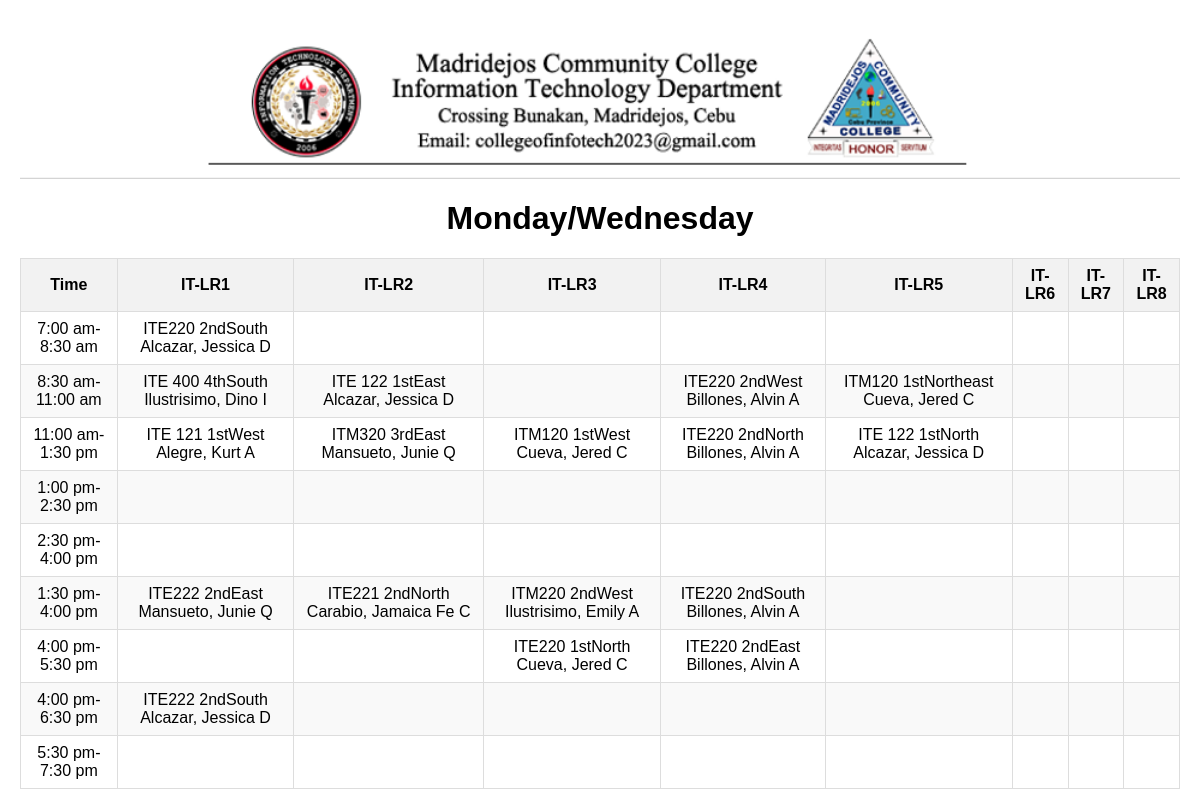
The page /admin/roomassign_generate.php on the database its author committed.
### tables this page shows
CREATE TABLE `loading` (
  `id` int(50) NOT NULL,
  `timeslot_id` int(25) NOT NULL,
  `timeslot` varchar(100) NOT NULL,
  `rooms` varchar(100) NOT NULL,
  `room_name` varchar(50) NOT NULL,
  `faculty` varchar(100) NOT NULL,
  `course` varchar(100) NOT NULL,
  `subjects` varchar(100) NOT NULL,
  `days` varchar(50) NOT NULL,
  `sub_description` varchar(100) NOT NULL,
  `total_units` int(25) NOT NULL,
  `lec_units` int(25) NOT NULL,
  `lab_units` int(25) NOT NULL,
  `hours` decimal(25,2) NOT NULL,
  `coursedesc` varchar(50) NOT NULL,
  `timeslot_sid` int(25) NOT NULL,
  `semester` varchar(255) DEFAULT NULL
);

### admin/roomassign_generate.php (the view, shortened to what this page needs)
<?php
include('db_connect.php');
function generateTableContent($conn) {
    $content = '<h1>Monday/Wednesday</h1>
    <table border="0.5" cellspacing="0" cellpadding="3" class="table table-bordered waffle no-grid" id="insloadtable">
        <thead>
            <tr>
                <th class="text-center">Time</th>';
    $rooms = [];
    $roomsResult = $conn->query("SELECT room_name FROM roomlist ORDER BY room_id");
    while ($room = $roomsResult->fetch_assoc()) {
        $rooms[] = $room['room_name'];
    }
    $times = [];
    $timesResult = $conn->query("SELECT timeslot FROM timeslot WHERE schedule='MW' ORDER BY time_id");
    while ($time = $timesResult->fetch_assoc()) {
        $times[] = $time['timeslot'];
    }
    foreach ($rooms as $room) {
        $content .= '<th class="text-center">' . htmlspecialchars($room) . '</th>';
    }
    $content .= '</tr></thead><tbody>';
    foreach ($times as $time) {
        $content .= '<tr><td>' . htmlspecialchars($time) . '</td>';
        foreach ($rooms as $room) {
            $query = "SELECT * FROM loading WHERE timeslot='$time' AND room_name='$room' AND days='MW'";
            $result = $conn->query($query);
            if ($result->num_rows > 0) {
                $row = $result->fetch_assoc();
                $course = $row['course'];
                $subject = $row['subjects'];
                $faculty = $row['faculty'];
                $load_id = $row['id'];
                $scheds = $subject . " " . $course;
                $facultyQuery = "SELECT CONCAT(lastname, ', ', firstname, ' ', middlename) AS name FROM faculty WHERE id=$faculty";
                $facultyData = $conn->query($facultyQuery);
                $instname = ($facultyData->num_rows > 0) ? $facultyData->fetch_assoc()['name'] : '';
                $content .= '<td class="text-center" data-id="' . $load_id . '" data-scode="' . $subject . '">' . htmlspecialchars($scheds . " " . $instname) . '</td>';
            } else {
                $content .= '<td></td>';
            }
        }
        $content .= '</tr>';
    }
    $content .= '</tbody></table>';
    return $content;
}
function printPage($conn) {
    $content = generateTableContent($conn);
    ?>
    <!DOCTYPE html>
    <html lang="en">
    <head>
        <link rel="stylesheet" href="https://cdnjs.cloudflare.com/ajax/libs/font-awesome/6.0.0-beta3/css/all.min.css">
    </head>
    <body onload="window.print()">
    <div class="header">
  <img src="assets/uploads/end.png"  >
</div>
        <?php echo $content; ?>
    </body>
    </html>
    <?php
}
printPage($conn);
?>

### admin/roomassign_generate.php (style rules this page uses)
body { font-family: Arial, sans-serif; margin: 20px; text-align: center; }
.header { display: flex; justify-content: center; align-items: center; margin-bottom: 20px; }
table { width: 100%; border-collapse: collapse; margin: 0 auto; }
th, td { border: 1px solid #ddd; padding: 8px; text-align: center; }
th { background-color: #f2f2f2; }
tr:nth-child(even) { background-color: #f9f9f9; }
.header img { width: 100%; height: 20%; }

### rows shown on the page
loading: instname "ITE220 2ndSouth Alcazar, Jessica D"
loading: instname "ITE 400 4thSouth Ilustrisimo, Dino I", lab_units 0 (drawn)
loading: instname "ITE 122 1stEast Alcazar, Jessica D"
loading: instname "ITE220 2ndWest Billones, Alvin A"
loading: instname "ITM120 1stNortheast Cueva, Jered C"
loading: instname "ITE 121 1stWest Alegre, Kurt A"
loading: instname "ITM320 3rdEast Mansueto, Junie Q"
loading: instname "ITM120 1stWest Cueva, Jered C"
loading: instname "ITE220 2ndNorth Billones, Alvin A"
loading: instname "ITE 122 1stNorth Alcazar, Jessica D"
loading: instname "ITE222 2ndEast Mansueto, Junie Q"
loading: instname "ITE221 2ndNorth Carabio, Jamaica Fe C"
loading: instname "ITM220 2ndWest Ilustrisimo, Emily A"
loading: instname "ITE220 2ndSouth Billones, Alvin A"
loading: instname "ITE220 1stNorth Cueva, Jered C"
loading: instname "ITE220 2ndEast Billones, Alvin A"
loading: instname "ITE222 2ndSouth Alcazar, Jessica D"

### other values the page prints
$room "IT-LR1"
$room "IT-LR2"
$room "IT-LR3"
$room "IT-LR4"
$room "IT-LR5"
$room "IT-LR6"
$room "IT-LR7"
$room "IT-LR8"
$time "7:00 am-8:30 am"
$time "8:30 am-11:00 am"
$time "11:00 am-1:30 pm"
$time "1:00 pm-2:30 pm"
$time "2:30 pm-4:00 pm"
$time "1:30 pm-4:00 pm"
$time "4:00 pm-5:30 pm"
